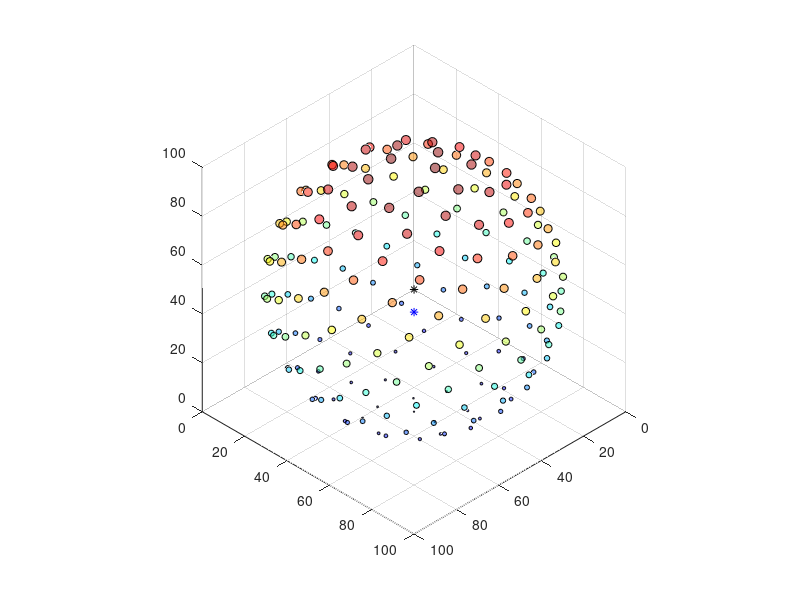
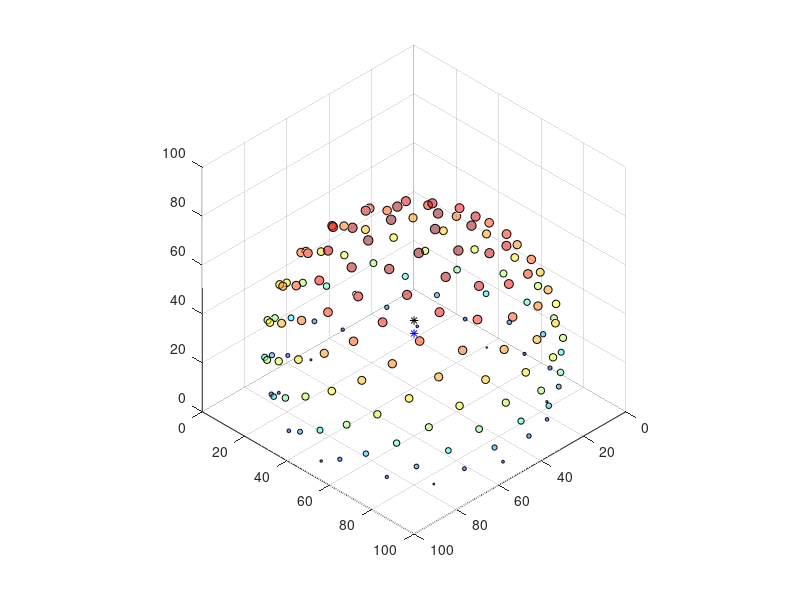
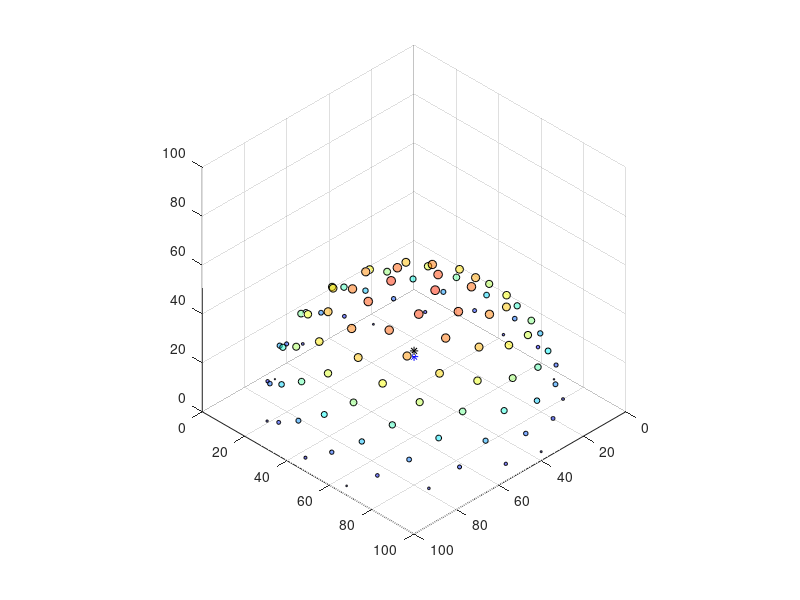
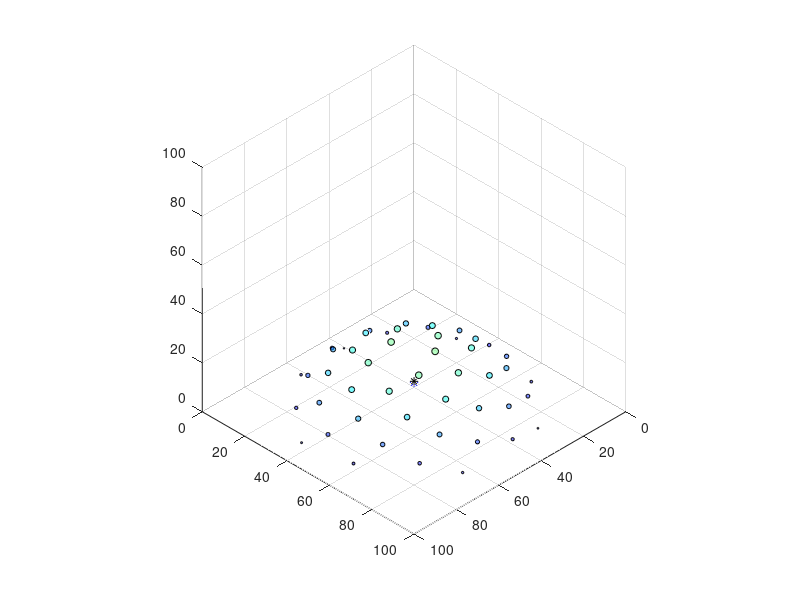

These figures' MATLAB source, in order:
%This work is licensed under the Creative Commons Attribution 4.0
%International License. To view a copy of this license, visit
%http://creativecommons.org/licenses/by/4.0/ or send a letter to Creative
%Commons, PO Box 1866, Mountain View, CA 94042, USA.


function Delta_Z_Modeling_Figures(increments, percentage)
    
    if nargin < 2
        increments = 5; %% Indicate the number of figures (or increments) wanted
        percentage = 100; %% Indicate the percentage of molecules tagged
    end
    
    for j = 0:(increments-1)
            rng default; %% Stops the Random Generator
            % Checks for any inputs from user
            radius = 50;
            theta = 70; % 61.38860895 < theta < 90
            instances  = 200;
            elevation = -2*radius*j/(increments - 1); % The Chord of the Fluorophores
            tagged = round(instances*percentage/100);

            % Creating a Evenly Distributed Uniformed Vesicle
            gr = (sqrt(5)+1)/2; % Golden Ratio
            ga = 2*pi*(1-1/gr); % Golden Angle
            r = randperm(instances, tagged); % Particle index
            lat = acos(1-2*r/(instances-1)); % Latitude 
            lon = r*ga; % Longitude

            % Convert from spherical to Cartesian coordinates
            x = real(sin(lat).*cos(lon).*radius + radius);
            y = real(sin(lat).*sin(lon).*radius + radius);
            z = real(cos(lat).*radius + radius + elevation);

            % Refractive index of the air, the prism/glass, and the cell
            z0 = 0;
            n0 = 1.000; %#ok<NASGU>
            n1 = 1.515;
            n2 = 1.330;

            % First and Second Wavelengths in nanometers
            wavelength1 = 488;
            wavelength2 = 647;

            % Initial Intensity
            I_naught = 100;

            % Calculating the d-variables
            d_488 = wavelength1/4/pi/sqrt((n1*sind(theta))^2-n2^2);
            d_647 = wavelength2/4/pi/sqrt((n1*sind(theta))^2-n2^2);

            % Calculating the gamma(in degrees)
            gamma = (1/d_488)-(1/d_647);

            % First and Second Intensity at Refernce Point (Z0)
            intensity_488_z0 = I_naught/exp(z0/d_488);
            intensity_647_z0 = I_naught/exp(z0/d_647);
            reference = intensity_647_z0/intensity_488_z0;

            % Calculating the Total Intensities
            total_intensity_488 = 0;
            total_intensity_647 = 0;
            [~, n] = size(z);

            count = 0;
            meanz = 0;
            for i = 1:n % Call for the index of the column value
                if z(1, i) > 0 
                    % First and Second Intensity at Z2
                    intensity_488_z(i) = real(I_naught/exp(z(1, i)/d_488)); %#ok<AGROW>
                    intensity_647_z(i) = real(I_naught/exp(z(1, i)/d_647)); %#ok<AGROW>

                    % Sum of intensities value (Clean)
                    total_intensity_488 = total_intensity_488 + intensity_488_z(i);
                    total_intensity_647 = total_intensity_647 + intensity_647_z(i);

                    meanz = (meanz*count + z(1, i))/(count+1);
                    count = count + 1;
                end
            end

            % Get dz value
            ratio = total_intensity_647/total_intensity_488;
            dz = log(ratio/reference)/gamma;

            % Define color of each point based on z value
            colors = jet(numel(z));
            [~, ~, depthIdx] = unique(abs(z)); 
            colorData = colors(depthIdx,:);

            % Define size gradient based on z value
            dotSize = linspace(1,50,numel(x)); 
            sizeData = dotSize(depthIdx);

            % Plot Sphere and Center of Mass
            figure (j+1)
            hold on;
            axis equal;
            grid on;
            view([45 45 45]);
            xlim([0 100]);
            ylim([0 100]);
            zlim([0 100]);
            % tickCell = {'XTickLabel',{},'YTickLabel',{},'ZTickLabel',{},};
            % set(gca,tickCell{:});
            xlabel('');
            ylabel('');
            zlabel('');
            title(sprintf(''));
            scatter3(x, y, z, sizeData, colorData, 'filled', 'o', 'MarkerEdgeColor', 'k', 'MarkerFaceAlpha', 0.5);
            plot3(mean(x), mean(y), meanz, 'k*'); % Center of Mass
            plot3(mean(x), mean(y), dz,'b*'); % Delta z
    end
end